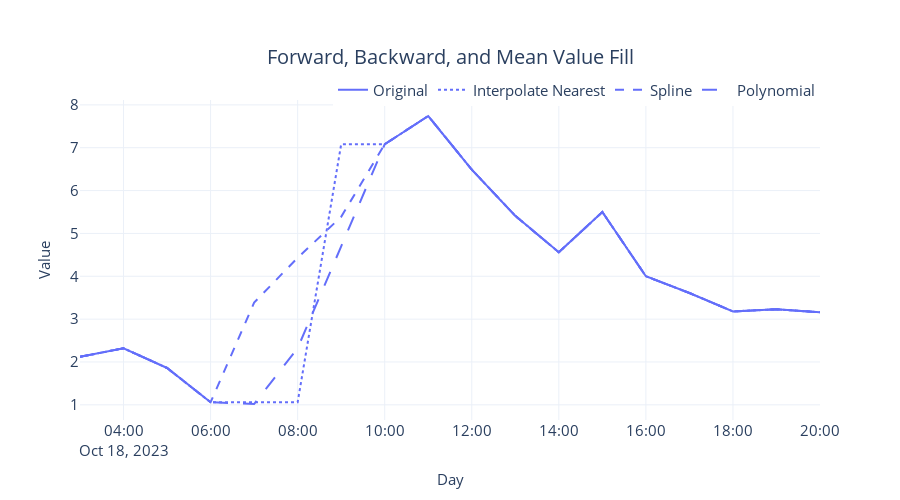

Here is the notebook cell this chart was saved with:
### Code cell
#Plotting
plot_df = pd.melt(_df.reset_index(), id_vars="datetime", var_name="series")
fig = px.line(plot_df, x="datetime", y=["value"], line_dash="series", title="Forward, Backward, and Mean Value Fill")
fig = format_plot(fig, ['Original', 'Interpolate Nearest','Spline','Polynomial'])
fig.write_image("imgs/chapter_2/ffill_bfill_mean_missing_values.png")
fig.show()

### Figure 1 — Plotly figure (JSON) as saved in the notebook; plotly's stock layout.template omitted (floating-point values rounded to 4 significant figures)
{"data": [{"hovertemplate": "variable=value<br>series=pm2_5_1_hr<br>datetime=%{x}<br>_value=%{y}<extra></extra>", "legendgroup": "value, pm2_5_1_hr", "line": {"color": "#636efa", "dash": "solid"}, "marker": {"symbol": "circle"}, "mode": "lines", "name": "Original", "orientation": "v", "showlegend": true, "type": "scatter", "x": ["2023-10-18T03:00:00", "2023-10-18T04:00:00", "2023-10-18T05:00:00", "2023-10-18T06:00:00", "2023-10-18T07:00:00", "2023-10-18T08:00:00", "2023-10-18T09:00:00", "2023-10-18T10:00:00", "2023-10-18T11:00:00", "2023-10-18T12:00:00", "2023-10-18T13:00:00", "2023-10-18T14:00:00", "2023-10-18T15:00:00", "2023-10-18T16:00:00", "2023-10-18T17:00:00", "2023-10-18T18:00:00", "2023-10-18T19:00:00", "2023-10-18T20:00:00"], "xaxis": "x", "y": [2.12, 2.32, 1.86, 1.06, null, null, null, 7.08, 7.74, 6.49, 5.41, 4.56, 5.5, 4, 3.61, 3.18, 3.23, 3.16], "yaxis": "y"}, {"hovertemplate": "variable=value<br>series=Interpolate 'nearest'<br>datetime=%{x}<br>_value=%{y}<extra></extra>", "legendgroup": "value, Interpolate 'nearest'", "line": {"color": "#636efa", "dash": "dot"}, "marker": {"symbol": "circle"}, "mode": "lines", "name": "Interpolate Nearest", "orientation": "v", "showlegend": true, "type": "scatter", "x": ["2023-10-18T03:00:00", "2023-10-18T04:00:00", "2023-10-18T05:00:00", "2023-10-18T06:00:00", "2023-10-18T07:00:00", "2023-10-18T08:00:00", "2023-10-18T09:00:00", "2023-10-18T10:00:00", "2023-10-18T11:00:00", "2023-10-18T12:00:00", "2023-10-18T13:00:00", "2023-10-18T14:00:00", "2023-10-18T15:00:00", "2023-10-18T16:00:00", "2023-10-18T17:00:00", "2023-10-18T18:00:00", "2023-10-18T19:00:00", "2023-10-18T20:00:00"], "xaxis": "x", "y": [2.12, 2.32, 1.86, 1.06, 1.06, 1.06, 7.08, 7.08, 7.74, 6.49, 5.41, 4.56, 5.5, 4, 3.61, 3.18, 3.23, 3.16], "yaxis": "y"}, {"hovertemplate": "variable=value<br>series=Spline<br>datetime=%{x}<br>_value=%{y}<extra></extra>", "legendgroup": "value, Spline", "line": {"color": "#636efa", "dash": "dash"}, "marker": {"symbol": "circle"}, "mode": "lines", "name": "Spline", "orientation": "v", "showlegend": true, "type": "scatter", "x": ["2023-10-18T03:00:00", "2023-10-18T04:00:00", "2023-10-18T05:00:00", "2023-10-18T06:00:00", "2023-10-18T07:00:00", "2023-10-18T08:00:00", "2023-10-18T09:00:00", "2023-10-18T10:00:00", "2023-10-18T11:00:00", "2023-10-18T12:00:00", "2023-10-18T13:00:00", "2023-10-18T14:00:00", "2023-10-18T15:00:00", "2023-10-18T16:00:00", "2023-10-18T17:00:00", "2023-10-18T18:00:00", "2023-10-18T19:00:00", "2023-10-18T20:00:00"], "xaxis": "x", "y": [2.12, 2.32, 1.86, 1.06, 3.385, 4.432, 5.388, 7.08, 7.74, 6.49, 5.41, 4.56, 5.5, 4, 3.61, 3.18, 3.23, 3.16], "yaxis": "y"}, {"hovertemplate": "variable=value<br>series=Polynomial<br>datetime=%{x}<br>_value=%{y}<extra></extra>", "legendgroup": "value, Polynomial", "line": {"color": "#636efa", "dash": "longdash"}, "marker": {"symbol": "circle"}, "mode": "lines", "name": "Polynomial", "orientation": "v", "showlegend": true, "type": "scatter", "x": ["2023-10-18T03:00:00", "2023-10-18T04:00:00", "2023-10-18T05:00:00", "2023-10-18T06:00:00", "2023-10-18T07:00:00", "2023-10-18T08:00:00", "2023-10-18T09:00:00", "2023-10-18T10:00:00", "2023-10-18T11:00:00", "2023-10-18T12:00:00", "2023-10-18T13:00:00", "2023-10-18T14:00:00", "2023-10-18T15:00:00", "2023-10-18T16:00:00", "2023-10-18T17:00:00", "2023-10-18T18:00:00", "2023-10-18T19:00:00", "2023-10-18T20:00:00"], "xaxis": "x", "y": [2.12, 2.32, 1.86, 1.06, 1.02, 2.322, 4.699, 7.08, 7.74, 6.49, 5.41, 4.56, 5.5, 4, 3.61, 3.18, 3.23, 3.16], "yaxis": "y"}], "layout": {"autosize": false, "height": 500, "legend": {"font": {"size": 15}, "orientation": "h", "title": {}, "tracegroupgap": 0, "x": 1, "xanchor": "right", "y": 0.98, "yanchor": "bottom"}, "title": {"font": {"size": 20}, "text": "Forward, Backward, and Mean Value Fill", "x": 0.5, "xanchor": "center", "yanchor": "top"}, "width": 900, "xaxis": {"anchor": "y", "domain": [0, 1], "tickfont": {"size": 15}, "title": {"font": {"size": 15}, "text": "Day"}}, "yaxis": {"anchor": "x", "domain": [0, 1], "tickfont": {"size": 15}, "title": {"font": {"size": 15}, "text": "Value"}}}}
